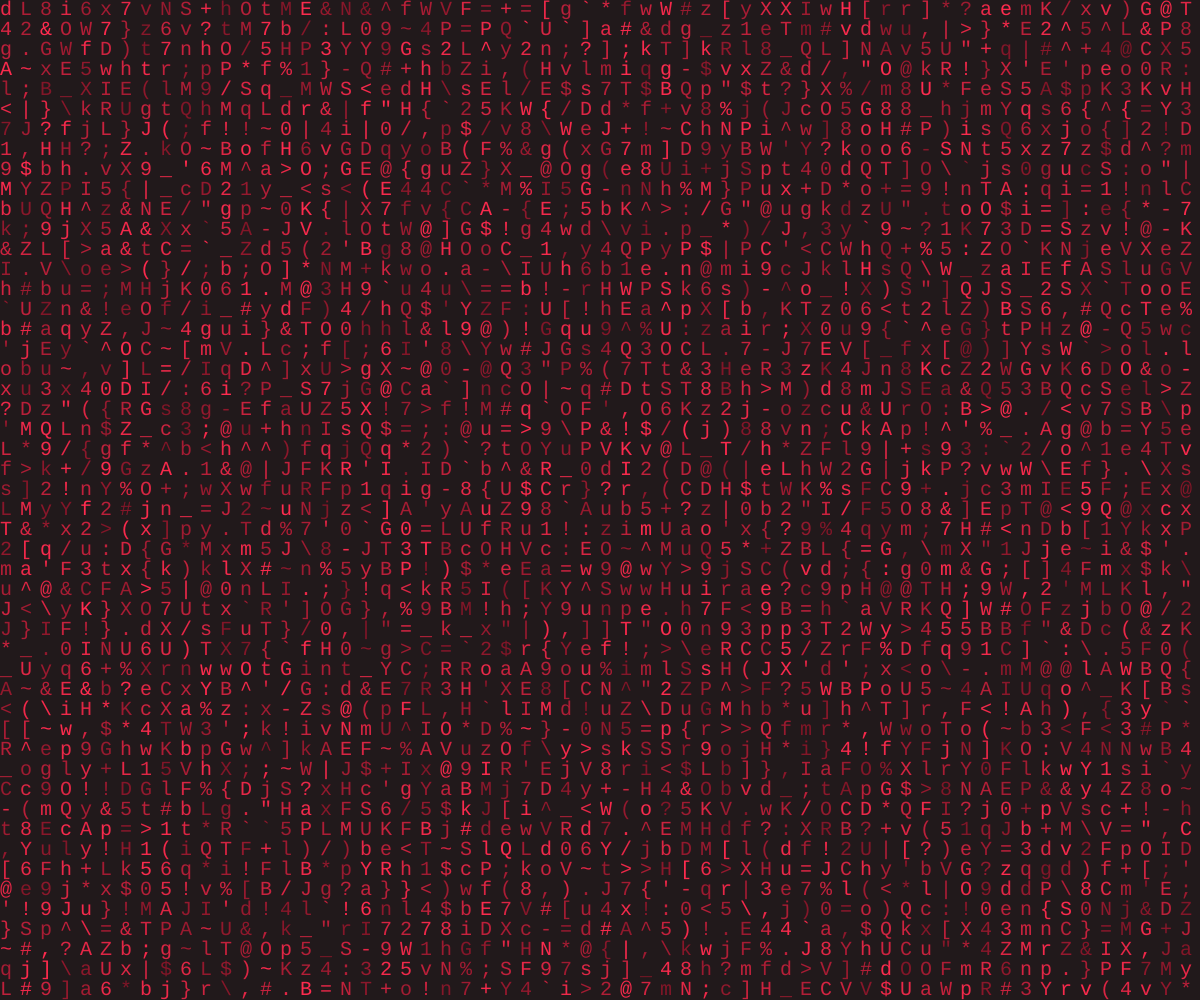
Frame 1 (no input)
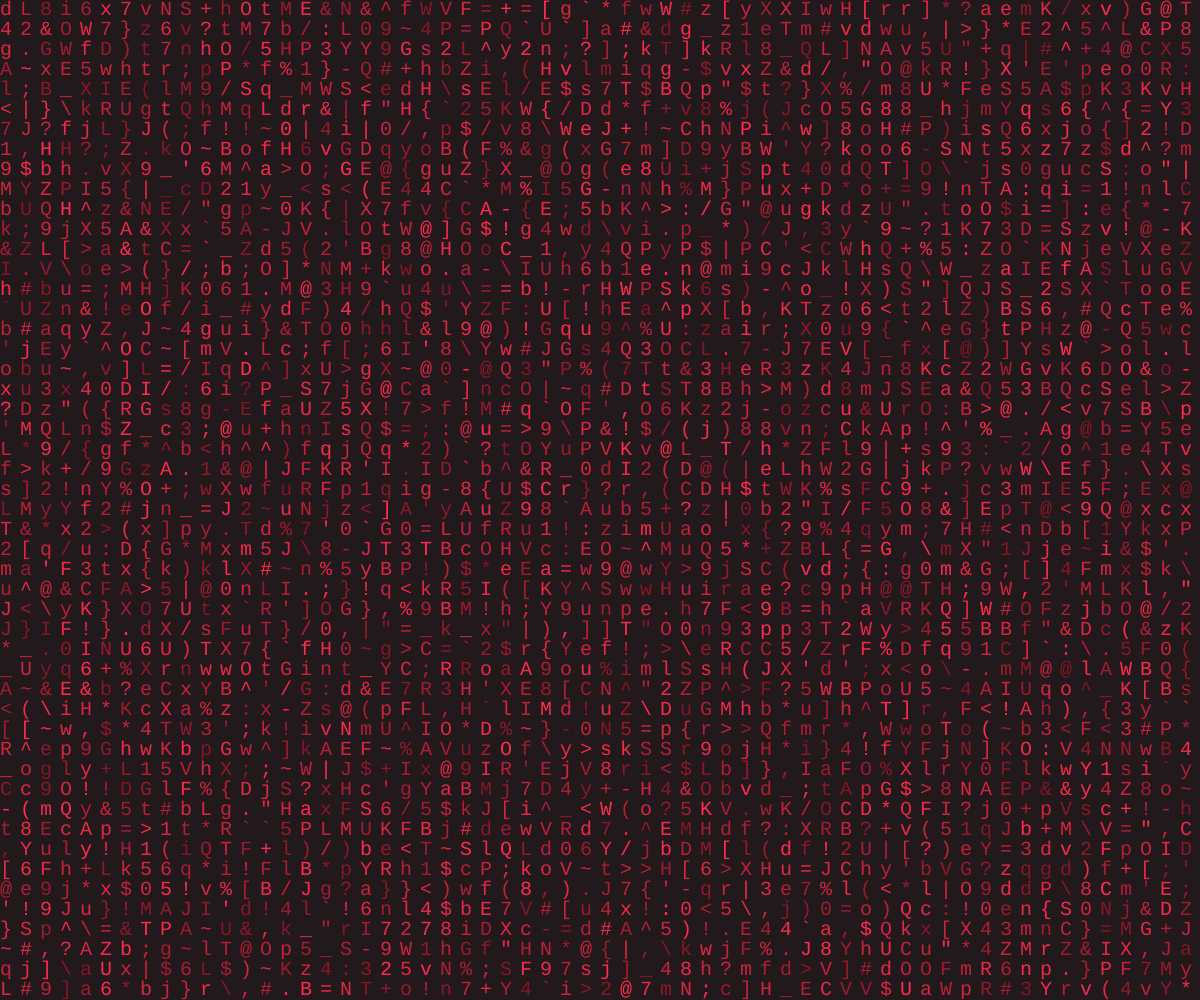
Frame 60 (no input)
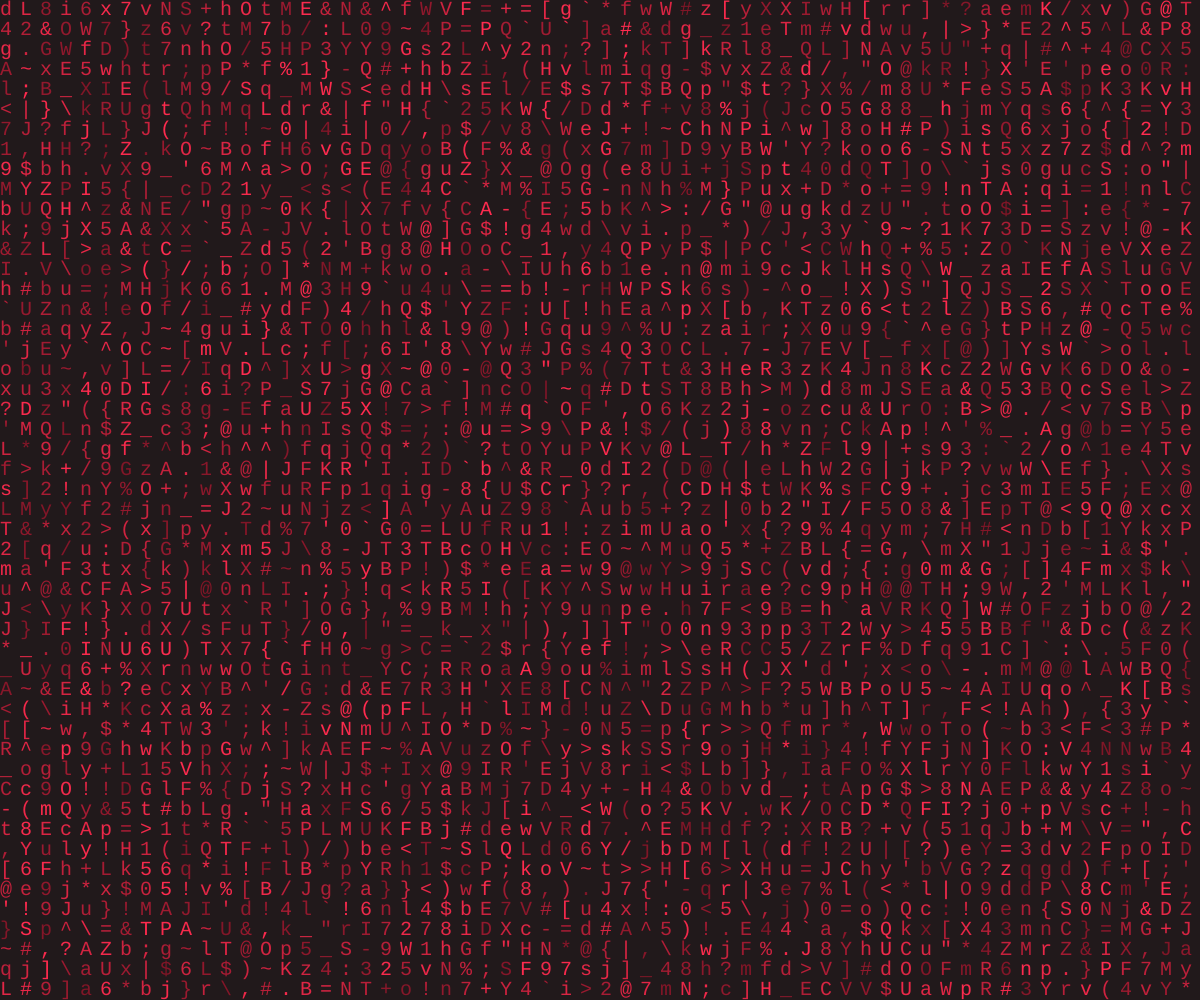
Frame 120 (the mouse pressed at the canvas centre since frame 60)

The p5.js sketch that drew these frames (run headless with seeded random() and noise() and a simulated clock; from frame 60 on, the mouse is pressed at the canvas centre):

// p5.js sketch
// ── sketch.js
//#cf1332

//CONSTANTS
// let CANVAS_W = window.innerWidth;
// let CANVAS_H = window.innerHeight;
let CHAR_W = 20;
let CHAR_H = CHAR_W;

//Global Variables
let charArray = [];
let colArray = [];


function setup() {
  createCanvas(window.innerWidth, window.innerHeight);
  generateArrays(window.innerWidth/CHAR_W, window.innerHeight/CHAR_H)
}

function draw() {
  // background("#202020");
  background("#21191b")
  noStroke();
  fill("rgb(230,230,230)")
  textSize(CHAR_W)
  textFont("monospace")
  textAlign(LEFT,TOP);
  
  for (i = 0; i<charArray.length; i++) {
    for (j = 0; j<charArray[i].length; j++){
      col = colArray[i][j]
      rgb = HSBToRGB(col[0],col[1],col[2])
      fill(rgb)
      
      text(charArray[i][j],i*CHAR_W, j*CHAR_H)
      colArray[i][j][2] = constrain(colArray[i][j][2]+random(-3,3),50,100)
    }
  }
}

function generateArrays(width, height){
  //Generate charArray
  charArray = []
  for (i = 0; i<width; i++) {
    charArray.push([])
    for (j = 0; j<height; j++) {
     charArray[i].push(String.fromCharCode(floor(random(33,127))))
    }
  }
  //Generate colArray
  colArray = []
  for (i = 0; i<width; i++) {
    colArray.push([])
    for (j = 0; j<height; j++) {
      colArray[i].push([350, 83, random(50,100)])
    }
  }
}

function mouseToGrid(){
  return [constrain(floor(mouseX/CHAR_W),0,CANVAS_W/CHAR_W-1),
          constrain(floor(mouseY/CHAR_H),0,CANVAS_H/CHAR_H-1)]
}

const HSBToRGB = (h, s, b) => {
  s /= 100;
  b /= 100;
  const k = (n) => (n + h / 60) % 6;
  const f = (n) => b * (1 - s * Math.max(0, Math.min(k(n), 4 - k(n), 1)));
  return [255 * f(5), 255 * f(3), 255 * f(1)];
}

function windowResized() {
  resizeCanvas(window.innerWidth, window.innerHeight)
  generateArrays(window.innerWidth/CHAR_W, window.innerHeight/CHAR_H)
}
